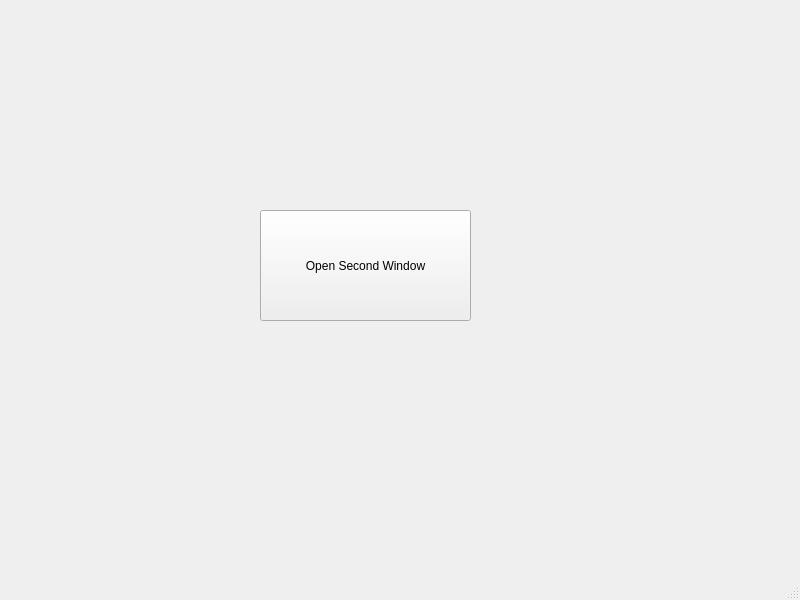
<?xml version="1.0" encoding="UTF-8"?>
<ui version="4.0">
 <class>MainWindow</class>
 <widget class="QMainWindow" name="MainWindow">
  <property name="geometry">
   <rect>
    <x>0</x>
    <y>0</y>
    <width>800</width>
    <height>600</height>
   </rect>
  </property>
  <property name="windowTitle">
   <string>MainWindow</string>
  </property>
  <widget class="QWidget" name="centralwidget">
   <widget class="QPushButton" name="pushButton">
    <property name="geometry">
     <rect>
      <x>260</x>
      <y>210</y>
      <width>211</width>
      <height>111</height>
     </rect>
    </property>
    <property name="text">
     <string>Open Second Window</string>
    </property>
   </widget>
  </widget>
  <widget class="QStatusBar" name="statusbar"/>
 </widget>
 <resources/>
 <connections/>
</ui>
